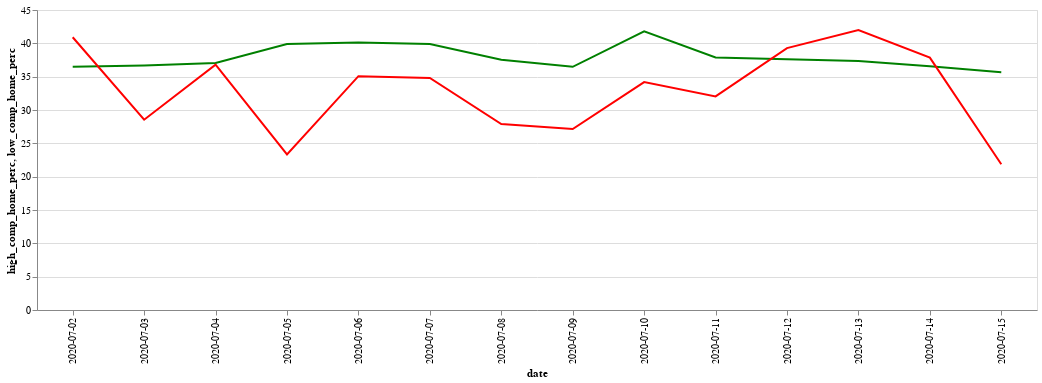

Source (notebook cell):
### Code cell
base = alt.Chart(df3.reset_index()).encode(x='date'
).properties(width = 1000)
alt.layer(
    base.mark_line(color='green').encode(y='high_comp_home_perc'),
    base.mark_line(color='red').encode(y='low_comp_home_perc')
).interactive()

### Figure 1 — Vega-Lite specification as saved in the notebook (floating-point values rounded to 4 significant figures)
{"config": {"view": {"continuousWidth": 400, "continuousHeight": 300}}, "layer": [{"mark": {"type": "line", "color": "green"}, "encoding": {"x": {"type": "nominal", "field": "date"}, "y": {"type": "quantitative", "field": "high_comp_home_perc"}}, "selection": {"selector003": {"type": "interval", "bind": "scales", "encodings": ["x", "y"]}}, "width": 1000}, {"mark": {"type": "line", "color": "red"}, "encoding": {"x": {"type": "nominal", "field": "date"}, "y": {"type": "quantitative", "field": "low_comp_home_perc"}}, "width": 1000}], "data": {"name": "data-e705e1c68f17576c57ae2032041d3a16"}, "$schema": "https://vega.github.io/schema/vega-lite/v4.8.1.json", "datasets": {"data-e705e1c68f17576c57ae2032041d3a16": [{"index": 58, "date": "2020-07-12", "high_comp_home_perc": 37.6, "low_comp_home_perc": 39.29}, {"index": 118, "date": "2020-07-03", "high_comp_home_perc": 36.69, "low_comp_home_perc": 28.55}, {"index": 132, "date": "2020-07-14", "high_comp_home_perc": 36.56, "low_comp_home_perc": 37.85}, {"index": 142, "date": "2020-07-07", "high_comp_home_perc": 39.9, "low_comp_home_perc": 34.81}, {"index": 219, "date": "2020-07-08", "high_comp_home_perc": 37.52, "low_comp_home_perc": 27.89}, {"index": 294, "date": "2020-07-13", "high_comp_home_perc": 37.34, "low_comp_home_perc": 42.0}, {"index": 299, "date": "2020-07-11", "high_comp_home_perc": 37.87, "low_comp_home_perc": 32.04}, {"index": 304, "date": "2020-07-04", "high_comp_home_perc": 37.04, "low_comp_home_perc": 36.81}, {"index": 316, "date": "2020-07-10", "high_comp_home_perc": 41.79, "low_comp_home_perc": 34.18}, {"index": 319, "date": "2020-07-09", "high_comp_home_perc": 36.48, "low_comp_home_perc": 27.14}, {"index": 328, "date": "2020-07-06", "high_comp_home_perc": 40.11, "low_comp_home_perc": 35.08}, {"index": 342, "date": "2020-07-02", "high_comp_home_perc": 36.47, "low_comp_home_perc": 40.92}, {"index": 349, "date": "2020-07-15", "high_comp_home_perc": 35.65, "low_comp_home_perc": 21.87}, {"index": 351, "date": "2020-07-05", "high_comp_home_perc": 39.89, "low_comp_home_perc": 23.33}]}}
